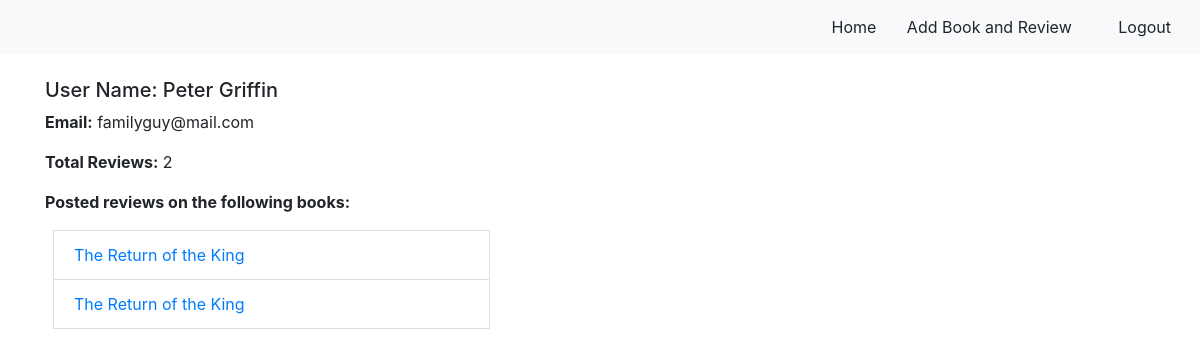
The page /users/2 on the database its author committed.
### loginApp/models.py (models this page shows)
class User(models.Model):
    first_name = models.CharField(max_length=50)
    last_name = models.CharField(max_length=50)
    alias = models.CharField(max_length=50, blank=True)
    email = models.CharField(max_length=75)
    password = models.CharField(max_length=75)
    created_at = models.DateTimeField(auto_now_add=True)
    updated_at = models.DateTimeField(auto_now=True)
    objects = CheckUser()
    @property
    def full_name(self):
            return f"{self.first_name} {self.last_name}"

### dojoApp/models.py (models this page shows)
class Review(models.Model):
    review = models.TextField()
    rating = models.IntegerField(choices=RATING_CHOICES)
    book = models.ForeignKey(Book, related_name='reviews', on_delete=models.CASCADE)
    user = models.ForeignKey(User, related_name='book_reviews', on_delete=models.CASCADE)
    created_at = models.DateTimeField(auto_now_add=True)
    updated_at = models.DateTimeField(auto_now=True)
    objects = CheckReview()

class Book(models.Model):
    title = models.CharField(max_length=255)
    desc = models.TextField(blank=True)
    uploaded_by = models.ForeignKey(User, related_name='books_uploaded', on_delete=models.CASCADE)
    liked_by = models.ManyToManyField(User, related_name="liked_books", blank=True)
    created_at = models.DateTimeField(auto_now_add=True)
    updated_at = models.DateTimeField(auto_now=True)
    objects = CheckBook()

### dojoApp/views.py (the view)
# urls.py: path('users/<int:uid>', views.user_info),
def user_info(request, uid):
    user = User.objects.get(id=uid)
    reviews = Review.objects.filter(user=user)
    context = {
        'user': user,
        'reviews': reviews,
    }
    return render(request, "user.html", context)

### dojoApp/templates/user.html (shortened to what this page needs)
<!DOCTYPE html>
<html lang="en">
<head>
    {% load static %}
    <link rel="stylesheet" href="https://cdn.jsdelivr.net/npm/bootstrap@4.6.0/dist/css/bootstrap.min.css">
    <link rel="stylesheet" href="{% static 'css/style.css' %}">
</head>
<body>
    <div class="row">
        <div class="col-md-12 justify-content-between">
            <nav class="navbar navbar-light bg-light ">
                <div class="col-md-3 navbar-brand"></div>
                <div class="col-md-3.5 align-content-end">
                    <a class="nav-item btn btn-light" href="/cl/books/0">Home</a>
                    <a class="nav-item btn btn-light" href="/cl/add/0">Add Book and Review</a>
                    <a class="nav-item btn btn-light ml-3" href="/logout">Logout</a>
                </div>
            </nav>
        </div>
    </div>
    <div class="container">
        <div class="row justify-content-left ">
            <div class="col-md-5 mt-4">
                <h5>User Name: {{ user.full_name }}</h5>
                <p><b>Email:</b> {{ user.email }}</p>
                <p><b>Total Reviews:</b> {{ reviews|length }}</p>
                <ul style="max-height: 400px; overflow-y: auto; overflow-x:hidden;" class="list-group list-group-flush">
                    <p><b>Posted reviews on the following books:</b></p>
                    <div class="ml-2">
                        {% for review in reviews %}
                            <li class="list-group-item">
                                <a href="/cl/info/{{review.book.id}}">{{review.book.title}}</a>
                            </li>
                        {% endfor %}
                    </div>
                </ul>
            </div>
        </div>
    </div>
</body>
</html>

### dojoApp/static/css/style.css (style rules this page uses)
* { margin: 0px; padding: 0px; }

### rows shown on the page
User: full_name "Peter Griffin", email "familyguy@mail.com"
Review: book "The Return of the King"
Review: book "The Return of the King"

### other values the page prints
{{ reviews|length }} "2"
